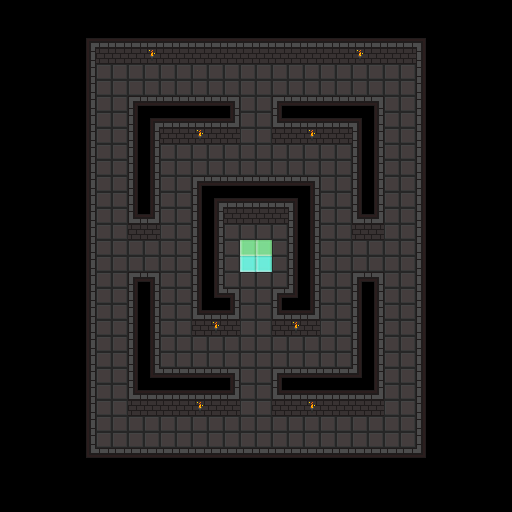

Tiled map render using the project's own tile images. Description and the whole map definition, tile-layer contents included, below:
An orthogonal 32x32 tile map with 16x16 px tiles, 1 tile layer (Tile Layer 1), 4 tilesets and 26 objects.

<map version="1.4" tiledversion="1.4.3" orientation="orthogonal" renderorder="right-down" width="32" height="32" tilewidth="16" tileheight="16" infinite="0" nextlayerid="5" nextobjectid="37">
 <properties>
  <property name="description" value="Linear Labyrinth" />
 </properties>
 <tileset firstgid="1" source="../images/tileset_dungeon/tileset_dungeon.tsx" />
 <tileset firstgid="65" source="../images/tileset_common/tileset_common.tsx" />
 <tileset firstgid="96" source="../images/tileset_floaty/tileset_floaty.tsx" />
 <tileset firstgid="103" source="../images/tileset_talisman/tileset_talisman.tsx" />
 <layer id="1" name="Tile Layer 1" width="32" height="32">
  <data encoding="csv">
0,0,0,0,0,0,0,0,0,0,0,0,0,0,0,0,0,0,0,0,0,0,0,0,0,0,0,0,0,0,0,0,
0,0,0,0,0,0,0,0,0,0,0,0,0,0,0,0,0,0,0,0,0,0,0,0,0,0,0,0,0,0,0,0,
0,0,0,0,0,1,2,2,2,2,2,2,2,2,2,2,2,2,2,2,2,2,2,2,2,2,3,0,0,0,0,0,
0,0,0,0,0,9,25,25,25,27,25,25,25,25,25,25,25,25,25,25,25,25,27,25,25,25,11,0,0,0,0,0,
0,0,0,0,0,9,33,33,33,33,33,33,33,33,33,33,33,33,33,33,33,33,33,33,33,33,11,0,0,0,0,0,
0,0,0,0,0,9,33,33,33,33,33,33,33,33,33,33,33,33,33,33,33,33,33,33,33,33,11,0,0,0,0,0,
0,0,0,0,0,9,33,33,4,18,18,18,18,18,5,33,33,4,18,18,18,18,18,5,33,33,11,0,0,0,0,0,
0,0,0,0,0,9,33,33,11,1,2,2,2,2,13,33,33,12,2,2,2,2,3,9,33,33,11,0,0,0,0,0,
0,0,0,0,0,9,33,33,11,9,25,25,27,25,25,33,33,25,25,27,25,25,11,9,33,33,11,0,0,0,0,0,
0,0,0,0,0,9,33,33,11,9,33,33,33,33,33,33,33,33,33,33,33,33,11,9,33,33,11,0,0,0,0,0,
0,0,0,0,0,9,33,33,11,9,33,33,33,33,33,33,33,33,33,33,33,33,11,9,33,33,11,0,0,0,0,0,
0,0,0,0,0,9,33,33,11,9,33,33,4,18,18,18,18,18,18,5,33,33,11,9,33,33,11,0,0,0,0,0,
0,0,0,0,0,9,33,33,11,9,33,33,11,1,2,2,2,2,3,9,33,33,11,9,33,33,11,0,0,0,0,0,
0,0,0,0,0,9,33,33,12,13,33,33,11,9,25,25,25,25,11,9,33,33,12,13,33,33,11,0,0,0,0,0,
0,0,0,0,0,9,33,33,25,25,33,33,11,9,33,33,33,33,11,9,33,33,25,25,33,33,11,0,0,0,0,0,
0,0,0,0,0,9,33,33,33,33,33,33,11,9,33,67,67,33,11,9,33,33,33,33,33,33,11,0,0,0,0,0,
0,0,0,0,0,9,33,33,33,33,33,33,11,9,33,69,69,33,11,9,33,33,33,33,33,33,11,0,0,0,0,0,
0,0,0,0,0,9,33,33,4,5,33,33,11,9,33,33,33,33,11,9,33,33,4,5,33,33,11,0,0,0,0,0,
0,0,0,0,0,9,33,33,11,9,33,33,11,17,5,33,33,4,19,9,33,33,11,9,33,33,11,0,0,0,0,0,
0,0,0,0,0,9,33,33,11,9,33,33,12,2,13,33,33,12,2,13,33,33,11,9,33,33,11,0,0,0,0,0,
0,0,0,0,0,9,33,33,11,9,33,33,25,27,25,33,33,25,27,25,33,33,11,9,33,33,11,0,0,0,0,0,
0,0,0,0,0,9,33,33,11,9,33,33,33,33,33,33,33,33,33,33,33,33,11,9,33,33,11,0,0,0,0,0,
0,0,0,0,0,9,33,33,11,9,33,33,33,33,33,33,33,33,33,33,33,33,11,9,33,33,11,0,0,0,0,0,
0,0,0,0,0,9,33,33,11,17,18,18,18,18,5,33,33,4,18,18,18,18,19,9,33,33,11,0,0,0,0,0,
0,0,0,0,0,9,33,33,12,2,2,2,2,2,13,33,33,12,2,2,2,2,2,13,33,33,11,0,0,0,0,0,
0,0,0,0,0,9,33,33,25,25,25,25,27,25,25,33,33,25,25,27,25,25,25,25,33,33,11,0,0,0,0,0,
0,0,0,0,0,9,33,33,33,33,33,33,33,33,33,33,33,33,33,33,33,33,33,33,33,33,11,0,0,0,0,0,
0,0,0,0,0,9,33,33,33,33,33,33,33,33,33,33,33,33,33,33,33,33,33,33,33,33,11,0,0,0,0,0,
0,0,0,0,0,17,18,18,18,18,18,18,18,18,18,18,18,18,18,18,18,18,18,18,18,18,19,0,0,0,0,0,
0,0,0,0,0,0,0,0,0,0,0,0,0,0,0,0,0,0,0,0,0,0,0,0,0,0,0,0,0,0,0,0,
0,0,0,0,0,0,0,0,0,0,0,0,0,0,0,0,0,0,0,0,0,0,0,0,0,0,0,0,0,0,0,0,
0,0,0,0,0,0,0,0,0,0,0,0,0,0,0,0,0,0,0,0,0,0,0,0,0,0,0,0,0,0,0,0
</data>
 </layer>
 <objectgroup id="2" name="Object Layer 1">
  <object id="1" template="../templates/goal.tx" x="240" y="240" width="32" height="16" />
  <object id="2" template="../templates/spawn.tx" x="256" y="264" />
 </objectgroup>
 <objectgroup id="3" name="Object Layer 2">
  <object id="6" template="../templates/ball2.tx" x="160" y="176" width="32" height="32">
   <properties>
    <property name="line" type="object" value="7" />
    <property name="speed" type="float" value="40" />
   </properties>
  </object>
  <object id="7" template="../templates/line.tx" x="169" y="248">
   <polyline points="-57,8 -57,-168 87,-168 87,-88 7,-88 7,8 -57,8" />
  </object>
  <object id="10" template="../templates/ball2.tx" x="96" y="448" width="32" height="32">
   <properties>
    <property name="line" type="object" value="12" />
    <property name="speed" type="float" value="40" />
   </properties>
  </object>
  <object id="12" template="../templates/line.tx" gid="0" x="169" y="424" rotation="0">
   <polyline points="-57,-168 -57,8 87,8 87,-72 7,-72 7,-168 -57,-168" />
  </object>
  <object id="16" template="../templates/line.tx" x="347" y="92">
   <polyline points="-11,164 -11,68 -91,68 -91,-12 53,-12 53,164 -11,164" />
  </object>
  <object id="17" template="../templates/ball2.tx" x="384" y="96" width="32" height="32">
   <properties>
    <property name="line" type="object" value="16" />
    <property name="speed" type="float" value="40" />
   </properties>
  </object>
  <object id="19" template="../templates/line.tx" gid="0" x="347" y="268" rotation="0">
   <polyline points="-11,-12 -11,84 -91,84 -91,164 53,164 53,-12 -11,-12" />
  </object>
  <object id="20" template="../templates/ball2.tx" x="320" y="368" width="32" height="32">
   <properties>
    <property name="line" type="object" value="19" />
    <property name="speed" type="float" value="40" />
   </properties>
  </object>
 </objectgroup>
 <objectgroup id="4" name="Object Layer 3">
  <object id="21" template="../templates/coin.tx" x="168" y="168" />
  <object id="22" template="../templates/coin.tx" x="248" y="168" />
  <object id="23" template="../templates/coin.tx" x="328" y="168" />
  <object id="24" template="../templates/coin.tx" x="328" y="264" />
  <object id="25" template="../templates/coin.tx" x="168" y="264" />
  <object id="26" template="../templates/coin.tx" x="168" y="360" />
  <object id="27" template="../templates/coin.tx" x="248" y="360" />
  <object id="28" template="../templates/coin.tx" x="328" y="360" />
  <object id="29" template="../templates/coin.tx" x="248" y="88" />
  <object id="30" template="../templates/coin.tx" x="104" y="264" />
  <object id="31" template="../templates/coin.tx" x="104" y="88" />
  <object id="32" template="../templates/coin.tx" x="104" y="440" />
  <object id="33" template="../templates/coin.tx" x="248" y="440" />
  <object id="34" template="../templates/coin.tx" x="392" y="440" />
  <object id="35" template="../templates/coin.tx" x="392" y="264" />
  <object id="36" template="../templates/coin.tx" x="392" y="88" />
 </objectgroup>
</map>
